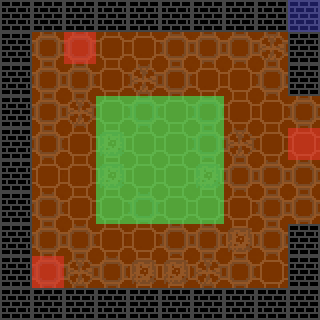

A 2D game scene composited from a Tiled map and its tileset images. What follows is a short description and the map's XML, with every tile layer's data as written:
An orthogonal 10x10 tile map with 32x32 px tiles, 5 tile layers (Ground, Walls, Player Spawn, Enemy Spawns, ...).

<map version="1.0" orientation="orthogonal" renderorder="right-down" width="10" height="10" tilewidth="32" tileheight="32" nextobjectid="1">
 <tileset firstgid="1" name="WizardTilesetRevamped" tilewidth="32" tileheight="32" tilecount="400" columns="20">
  <image source="WizardTilesetRevamped.png" trans="010800" width="640" height="640" />
 </tileset>
 <layer name="Ground" width="10" height="10">
  <data encoding="csv">
0,0,0,0,0,0,0,0,0,0,
0,1,1,4,4,1,1,1,2,0,
0,1,1,4,2,1,4,4,1,0,
0,1,2,4,1,4,1,4,4,1,
0,1,4,3,4,4,1,2,4,4,
0,4,4,3,4,4,3,1,1,1,
0,1,4,4,1,4,4,4,1,1,
0,1,1,4,4,1,1,3,1,0,
0,1,2,1,3,3,2,1,4,0,
0,0,0,0,0,0,0,0,0,0
</data>
 </layer>
 <layer name="Walls" width="10" height="10">
  <data encoding="csv">
8,8,8,8,8,8,8,8,8,8,
8,0,0,0,0,0,0,0,0,8,
8,0,0,0,0,0,0,0,0,8,
8,0,0,0,0,0,0,0,0,0,
8,0,0,0,0,0,0,0,0,0,
8,0,0,0,0,0,0,0,0,0,
8,0,0,0,0,0,0,0,0,0,
8,0,0,0,0,0,0,0,0,8,
8,0,0,0,0,0,0,0,0,8,
8,8,8,8,8,8,8,8,8,8
</data>
 </layer>
 <layer name="Player Spawn" width="10" height="10" opacity="0.55">
  <data encoding="csv">
0,0,0,0,0,0,0,0,0,0,
0,0,0,0,0,0,0,0,0,0,
0,0,0,0,0,0,0,0,0,0,
0,0,0,7,7,7,7,0,0,0,
0,0,0,7,7,7,7,0,0,0,
0,0,0,7,7,7,7,0,0,0,
0,0,0,7,7,7,7,0,0,0,
0,0,0,0,0,0,0,0,0,0,
0,0,0,0,0,0,0,0,0,0,
0,0,0,0,0,0,0,0,0,0
</data>
 </layer>
 <layer name="Enemy Spawns" width="10" height="10" opacity="0.49">
  <data encoding="csv">
0,0,0,0,0,0,0,0,0,0,
0,0,6,0,0,0,0,0,0,0,
0,0,0,0,0,0,0,0,0,0,
0,0,0,0,0,0,0,0,0,0,
0,0,0,0,0,0,0,0,0,6,
0,0,0,0,0,0,0,0,0,0,
0,0,0,0,0,0,0,0,0,0,
0,0,0,0,0,0,0,0,0,0,
0,6,0,0,0,0,0,0,0,0,
0,0,0,0,0,0,0,0,0,0
</data>
 </layer>
 <layer name="Room Exit" width="10" height="10" opacity="0.39">
  <data encoding="csv">
0,0,0,0,0,0,0,0,0,26,
0,0,0,0,0,0,0,0,0,0,
0,0,0,0,0,0,0,0,0,0,
0,0,0,0,0,0,0,0,0,0,
0,0,0,0,0,0,0,0,0,0,
0,0,0,0,0,0,0,0,0,0,
0,0,0,0,0,0,0,0,0,0,
0,0,0,0,0,0,0,0,0,0,
0,0,0,0,0,0,0,0,0,0,
0,0,0,0,0,0,0,0,0,0
</data>
 </layer>
</map>